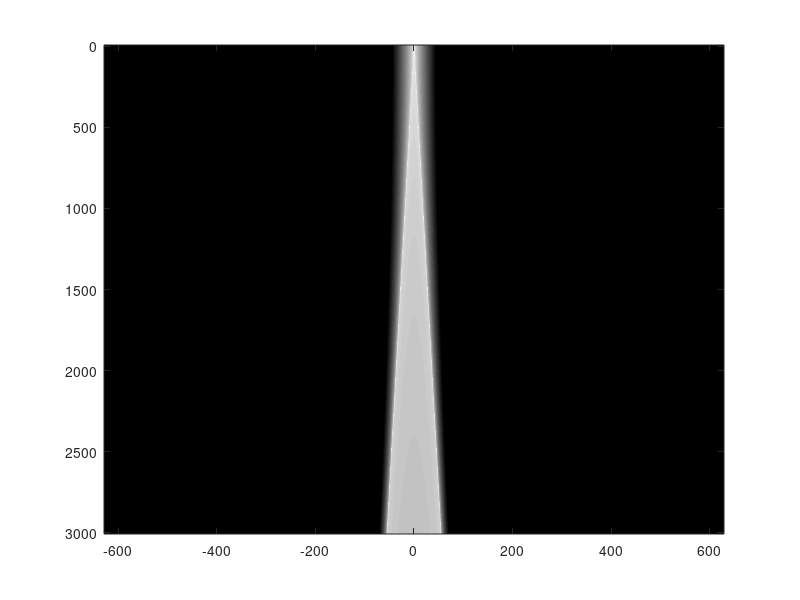

Here is the MATLAB script that generated this plot: (Note: this script raises an error after producing the figure.)
%%%%%%%%%%%%%%%%%%%%%%%%%%%%%%%%%%%%%%%%%%%%%%%%%%%%%%%%%%%%%%%%%%%%%%%%%%%
% This work is supplementary material for the book                        %
%                                                                         %
% Jens Ahrens, Analytic Methods of Sound Field Synthesis, Springer-Verlag %
% Berlin Heidelberg, 2012, http://dx.doi.org/10.1007/978-3-642-25743-8    %
%                                                                         %
% It has been downloaded from http://soundfieldsynthesis.org and is       %
% licensed under a Creative Commons Attribution-NonCommercial-ShareAlike  %
% 3.0 Unported License. Please cite the book appropriately if you use     %
% these materials in your own work.                                       %
%                                                                         %
% (c) 2012 by Jens Ahrens                                                 %
%%%%%%%%%%%%%%%%%%%%%%%%%%%%%%%%%%%%%%%%%%%%%%%%%%%%%%%%%%%%%%%%%%%%%%%%%%%

clear;

y = .2; % for Fig. 4.30(a)
%y =  1; % for Fig. 4.30(b)

% frequency axis
f     = linspace( 0, 3000, 200 );
omega = 2.*pi.*f;
c     = 343;

% interval along the x axis that will be sampled
spatial_interval = [ -20 20 ];

% number of spatial sampling points, this makes delta_x = 0.005 m
N = 8001;

delta_x = ( spatial_interval( 2 ) - spatial_interval( 1 ) ) / N;

% this the sampling wavenumber (similar to a sampling frequency f_s)
k_x_s = (2*pi) / delta_x;

% create wavenumber axis; only positive half
k_x    = linspace( 0, k_x_s/2, (N+1)/2 );
k_x(1) = 5*eps; % to avoid numerical instabilities

% now make the negtive part of the wavenumber axis
k_x = [ fliplr( -k_x( 2 : end ) ), k_x ];

% create 2D grid
[ k_x_m omega_m ] = meshgrid( k_x, omega );

% initialize G_kx
G_kx = zeros( size( omega_m ) );

% Eq. (C.10), first case
G_kx( abs( k_x_m ) <= omega_m./c ) = -1i/4 * ...
    besselh( 0, 2, sqrt( ( omega_m( abs( k_x_m ) <= omega_m./c ) ./ c ).^2 - k_x_m( abs( k_x_m ) <= omega_m./c ).^2 ) .* y );

% Eq. (C.10), second case
G_kx( abs( k_x_m ) > omega_m./c ) = 1/(2*pi) * ...
    besselk( 0, sqrt( k_x_m( abs( k_x_m ) > omega_m./c ).^2 - ( omega_m( abs( k_x_m ) > omega_m./c ) ./c ).^2 ) .* y );


figure;
imagesc( k_x, f, 20*log10( abs( G_kx ) ), [ -100 0 ] )

colormap gray; 
revert_colormap;
colorbar;
turn_imagesc;
axis square;

xlim( [ -80 80 ] );

xlabel( 'k_x (rad/m)' );
ylabel( 'f (Hz)' );
graph_defaults;
